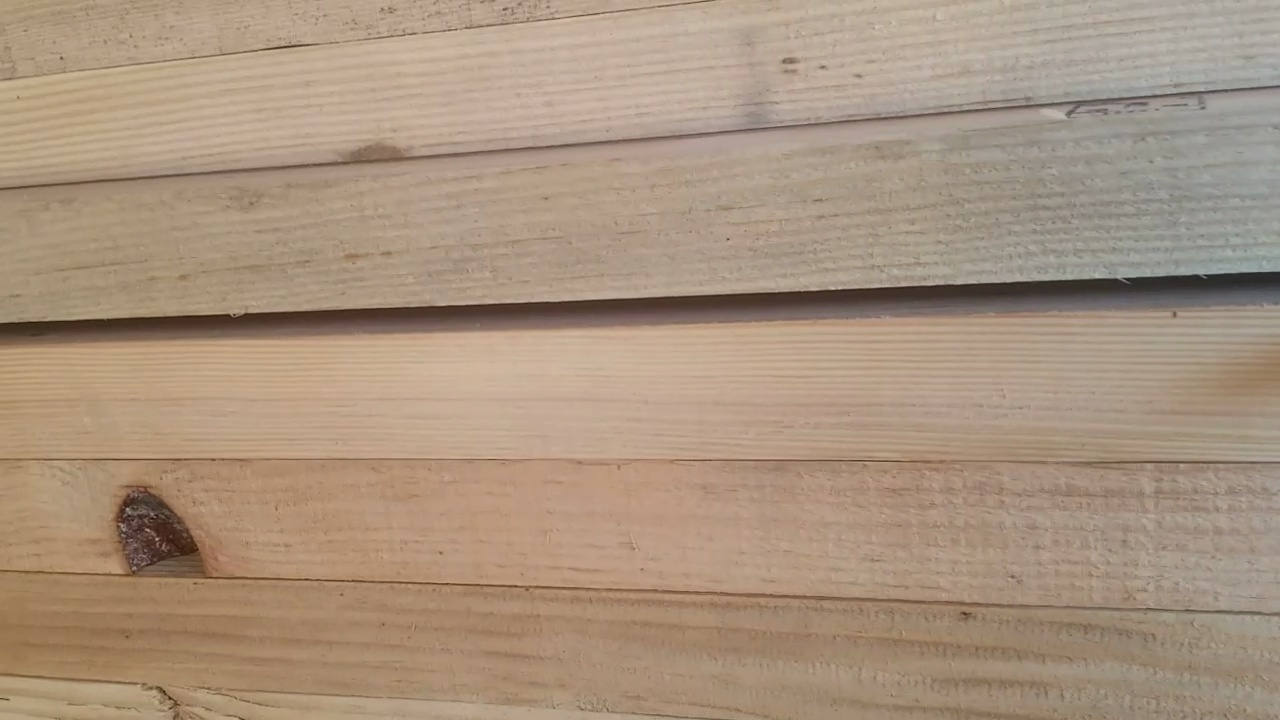
#> input picture test.jpg, 1280 x 720 px
$ python -i VideoDetect.py   (imports and definitions only)
#> lines starting #> are read from the running program, lines starting #| are printed output that depends on the picture
#> further down, picture is the input picture: shape (720, 1280, 3); mean B, G, R 126.2, 147.3, 168.8
import cv2 as cv
import numpy as np

def edge_detect(im):
	im_gs = cv.cvtColor(im, cv.COLOR_BGR2GRAY)
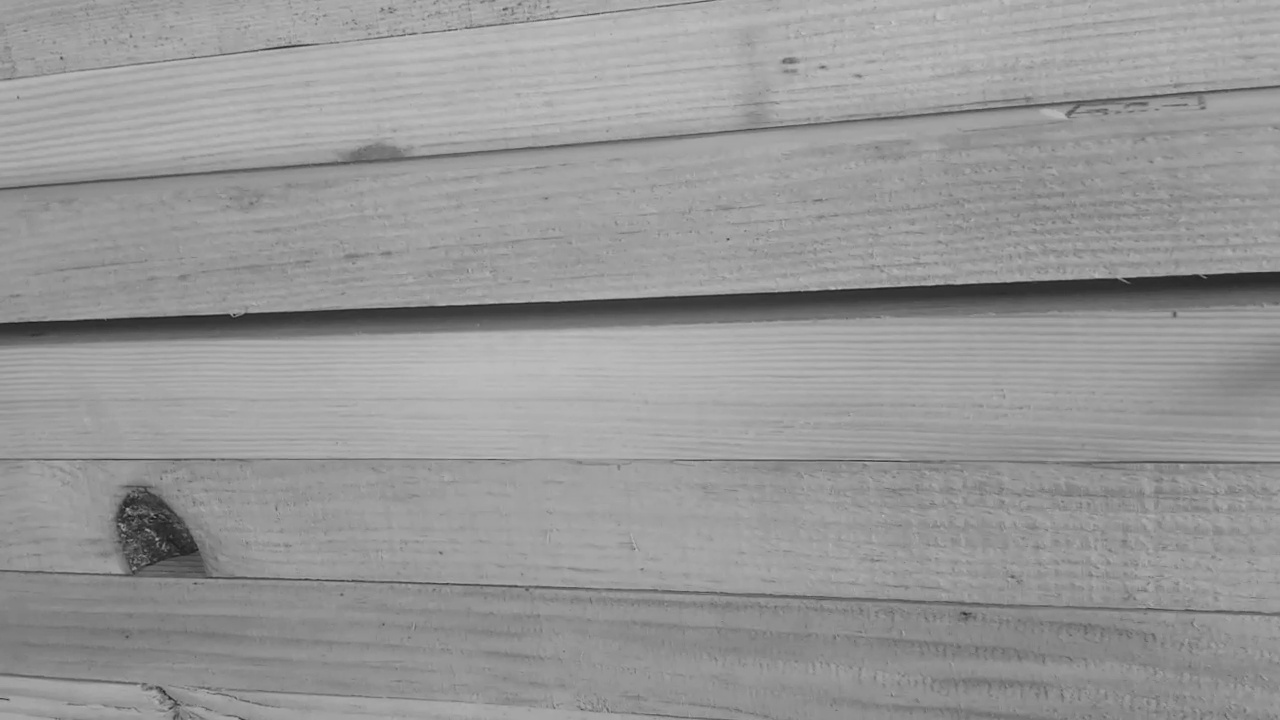
#> im_gs: shape (720, 1280); min 23, max 204, mean 151.3
	im_gs_blur = cv.bilateralFilter(im_gs, 3, 75, 75)

	im_edges = cv.Canny(image=im_gs_blur, threshold1=100, threshold2=200)
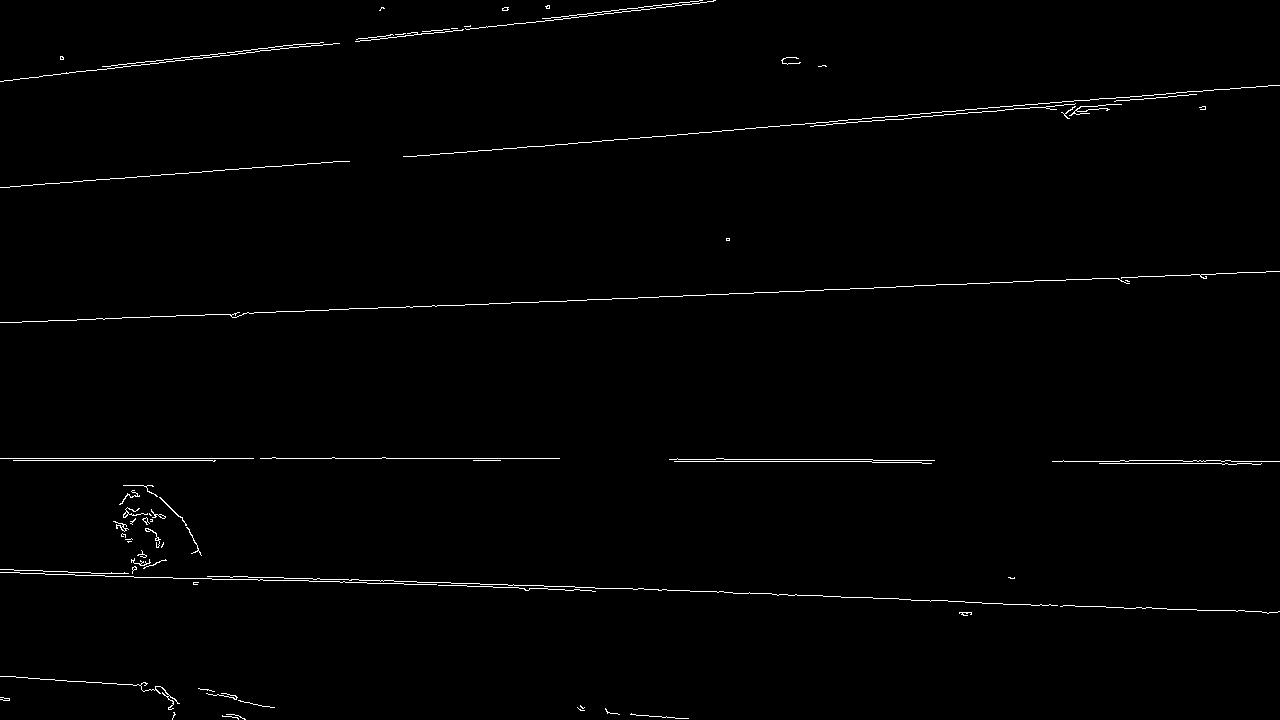
#> im_edges: shape (720, 1280); 0.98% white in thin lines or dots
	lines = cv.HoughLinesP(im_edges, 1, np.pi / 90, 10, None, 100, 20)
#> lines = 32 rows, first 6: [0, 458, 559, 458], [343, 579, 898, 598], [13, 460, 215, 460], [45, 183, 320, 163], [669, 459, 872, 459], [389, 583, 591, 590]

	im_line = np.copy(im) * 0  # blank
#> im_line: shape (720, 1280, 3); every value is 0
	if lines is not None:
		for line in lines:
    			for x1,y1,x2,y2 in line:
    				cv.line(im_line,(x1,y1),(x2,y2),(255,0,0),5)
#> this loop made 32 passes
#> line on passes 1 to 12: [[0, 458, 559, 458]], [[343, 579, 898, 598]], [[13, 460, 215, 460]], [[45, 183, 320, 163]], [[669, 459, 872, 459]], [[389, 583, 591, 590]], [[166, 61, 596, 15]], [[674, 461, 871, 461]], [[587, 299, 823, 290]], [[122, 317, 566, 301]], [[1066, 279, 1279, 271]], [[814, 125, 932, 116]]
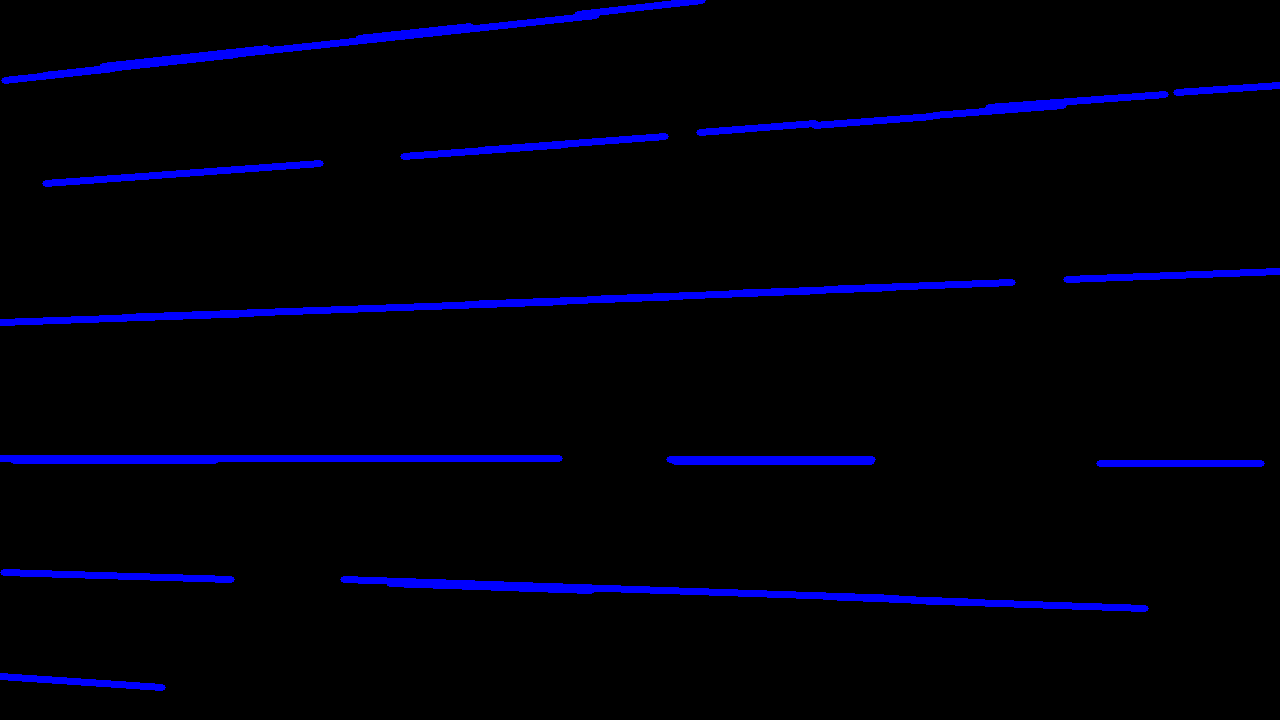
#> im_line: shape (720, 1280, 3); mean B, G, R 10.8, 0, 0

		im_line = cv.addWeighted(im, 0.8, im_line, 1, 0)
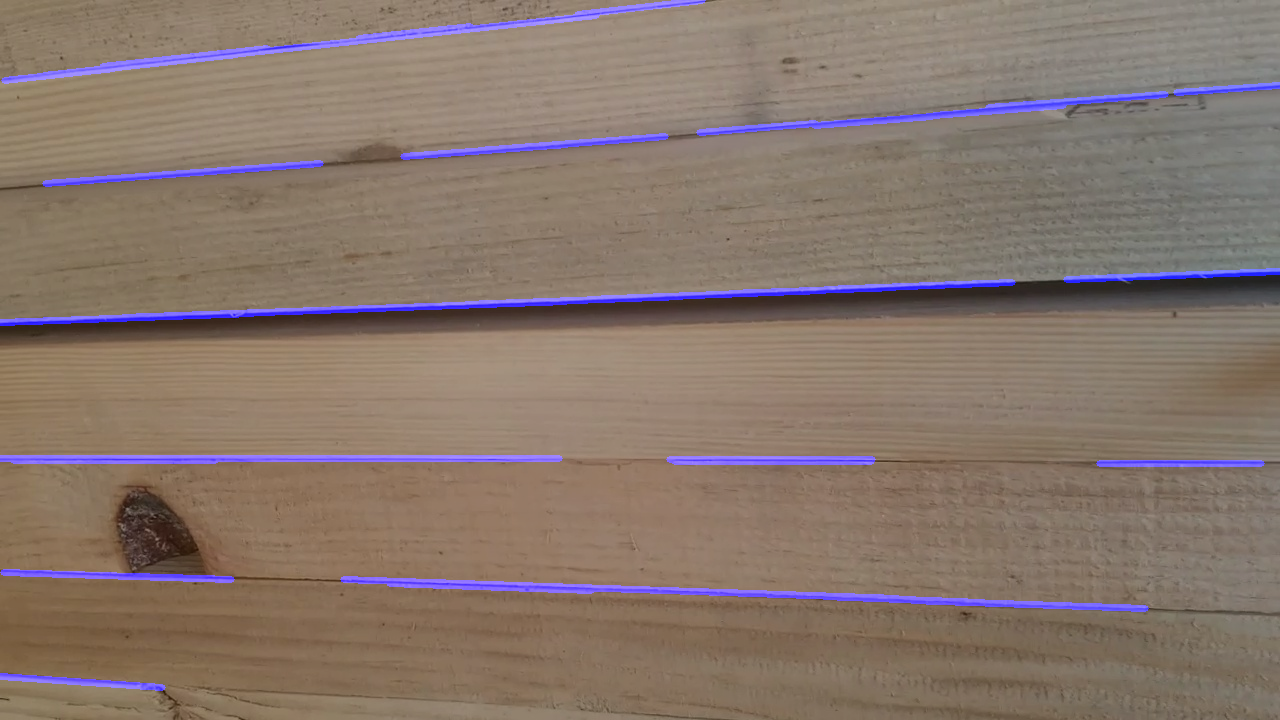
#> im_line: shape (720, 1280, 3); mean B, G, R 108.2, 117.8, 135

	return im_line

# [21 lines not run here, left out]

>>> import cv2
>>> picture = cv2.imread('../test.jpg')
>>> result = edge_detect(picture)
